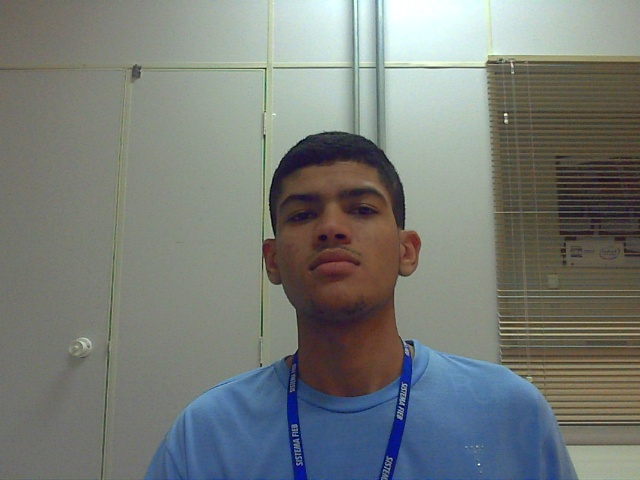
#> input picture img/31-08-2016_14-52-09.jpg, 640 x 480 px, given in place of the camera
$ python face.py img/31-08-2016_14-52-09.jpg
#> lines starting #> are read from the running program, lines starting #| are printed output that depends on the picture
### modules/detect_face.py
from module_face import *

font = cv2.FONT_HERSHEY_SIMPLEX

def erro_image(img):
  return cv2.putText(img, 'ERRO NAO EXISTE IMAGEM NO BANCO',
  (20, 50),font, 1, (0, 0, 255), 1, cv2.LINE_AA)
  #test = cv2.rectangle(img, (x1, y1), (x2, y2), color, 2)

def comparision_face(img_gray, i, img_video):
  dir = systems.listdir("./img")
  try:
    photo = '%s/%s.jpg' % ('./img', 1)
    template = cv2.imread(photo, 0)
    res = cv2.matchTemplate(img_gray, template, cv2.TM_CCOEFF_NORMED)
    threshold = 0.8
    loc = np.where(res >= threshold)
    tam = len(loc[0])
    return tam
  except Exception as excecao:
    erro_image(img_video)

def detect(img, cascade):
  rects = cascade.detectMultiScale(img, scaleFactor=1.3, minNeighbors=4, minSize=(
    30, 30), flags=cv2.CASCADE_SCALE_IMAGE)
  if len(rects) == 0:
    return []
  rects[:, 2:] += rects[:, :2]
  return rects

def draw_rects(img, rects, color, img_gray, name, i):
  for x1, y1, x2, y2 in rects:
    tam = comparision_face(img_gray, i, img)
    print tam
    if tam > 0:
      if name == '':
        name = 'Sem Nome'
      cv2.putText(img, '%s' % name, (x1, y1 - 20),
                  font, 1, (0, 255, 0), 1, cv2.LINE_AA)
      test = cv2.rectangle(img, (x1, y1), (x2, y2), color, 2)
    else:
      cv2.putText(img, 'FALTA O CADASTRO', (x1 - 50, y1 - 20),
                  font, 1, (255, 255, 255), 1, cv2.LINE_AA)
      test = cv2.rectangle(img, (x1, y1), (x2, y2), color, 2)

asyncore.loop()

### face.py
#!/usr/bin/env python
from modules import *


args, video_src = getopt.getopt(
    sys.argv[1:], '', ['cascade=', 'nested-cascade='])
args = dict(args)
cascade_fn = args.get('--cascade', "./data/haarcascades/haarcascade_frontalface_alt.xml")
nested_fn = args.get('--nested-cascade',"./data/haarcascades/haarcascade_eye.xml")

cascade = cv2.CascadeClassifier(cascade_fn)
nested = cv2.CascadeClassifier(nested_fn)

cam = cv2.VideoCapture(0)
while True:
  ret, img = cam.read()
#> img is the input picture: shape (480, 640, 3); mean B, G, R 119.8, 123.6, 118.7
  gray = cv2.cvtColor(img, cv2.COLOR_BGR2GRAY)
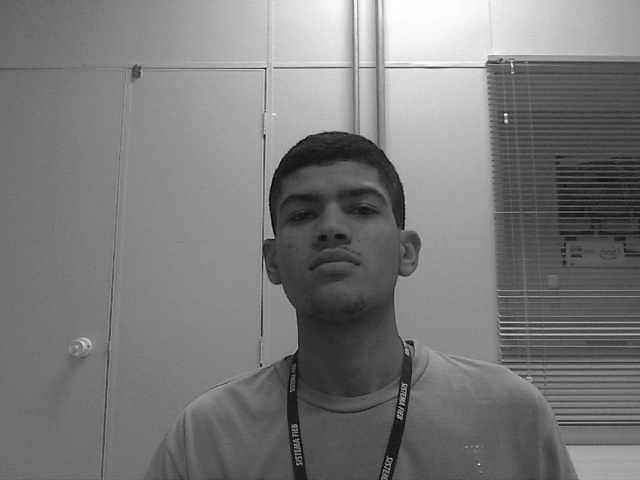
#> gray: shape (480, 640); min 0, max 255, mean 121.7
  gray = cv2.equalizeHist(gray)
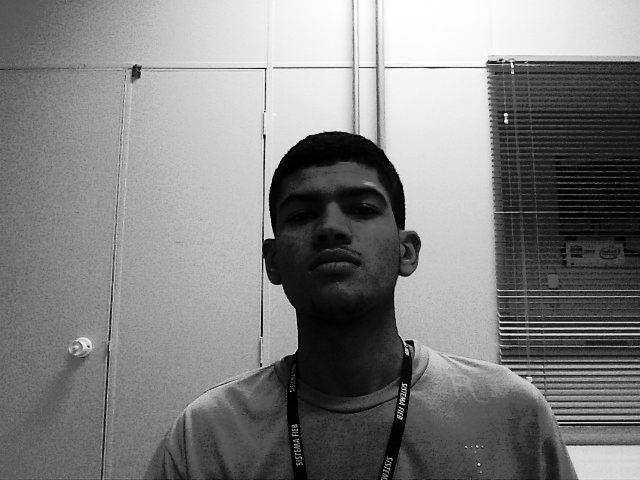
#> gray: shape (480, 640); min 0, max 255, mean 128.4
  rects = detect(gray, cascade)
#> in detect, `rects = cascade.detectMultiScale(img, scaleFactor=1.3, minNeighbors=4,..`: rects = [[264, 152, 141, 141]]
#> rects = [[264, 152, 405, 293]]
  vis = img.copy()
  draw_rects(vis, rects, (0, 1, 0), gray, texto, i)
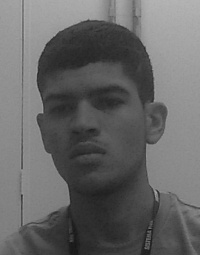
#> input picture img/1.jpg, 200 x 255 px
#> in comparision_face, template is the input picture: shape (255, 200); min 16, max 181, mean 102.1
#> in comparision_face, `res = cv2.matchTemplate(img_gray, template, cv2.TM_CCOEFF_NORMED)`:
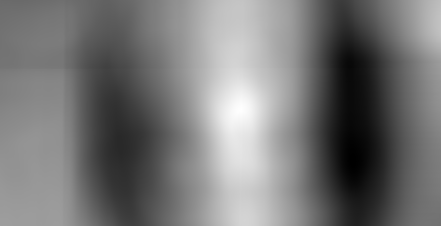
#> res: shape (226, 441) float32; min -0.524, max 0.788, mean 0.0855; drawn with min black and max white
#> in comparision_face, `loc = np.where(res >= threshold)`: loc = (empty array, empty array)
#> in comparision_face, `tam = len(loc[0])`: tam = 0
#| 0
  keyboard = cv2.waitKey(1)
#> (key Esc is pressed here)
  for x1, y1, x2, y2 in rects:
    roi = gray[y1:y2, x1:x2]
    vis_roi = vis[y1:y2, x1:x2]
    subrects = detect(roi.copy(), nested)
#> this loop made 1 pass
#> pass 1, `roi = gray[y1:y2, x1:x2]`:
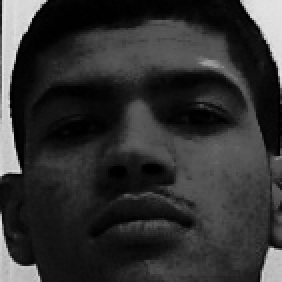
#> roi: shape (141, 141) (shown 2 times larger); min 0, max 229, mean 49.2
#> pass 1, `vis_roi = vis[y1:y2, x1:x2]`:
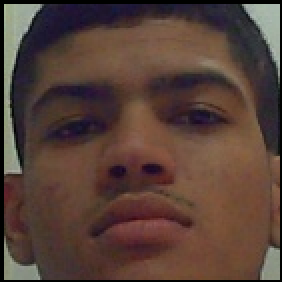
#> vis_roi: shape (141, 141, 3) (shown 2 times larger); mean B, G, R 56, 64.5, 86.6
  if keyboard == ord(' '):
    i = i + 1
    x = 1
    texto = raw_input("Digite:")
    takePicture(x, i, x1, y2, x2, y1, img)
  if keyboard == 27:
    break
  cv2.imshow('facedetect', vis)

cv2.destroyAllWindows()
